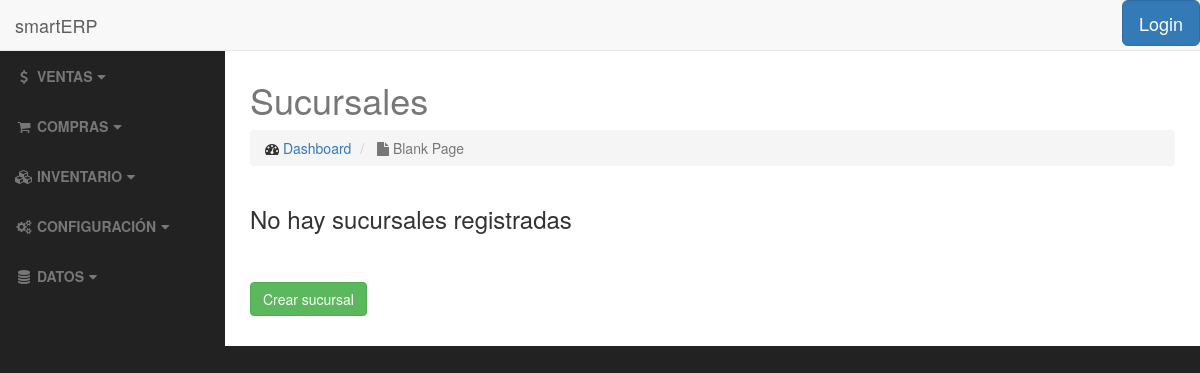
The page /management/branch/ on the database as committed earlier.
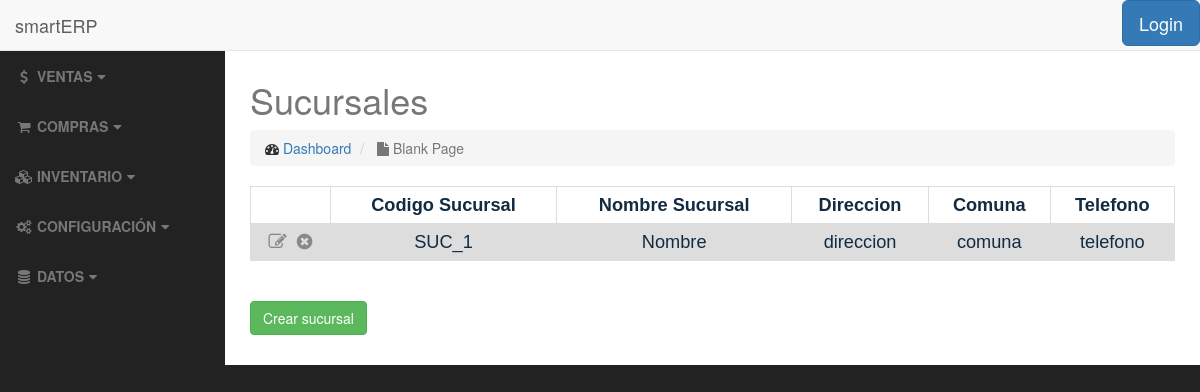
The same page on the database as committed later.
### management/models.py (models this page shows, shortened)
class Branch(models.Model):
    branch_code = models.CharField(max_length=10, verbose_name='Codigo Sucursal', unique='True')
    branch_name = models.CharField(max_length=45)
    branch_address = models.CharField(max_length=100, blank=True)
    branch_comuna = models.CharField(max_length=50, blank=True)
    branch_ciudad = models.CharField(max_length=50, blank=True)
    branch_region = models.CharField(max_length=50, blank=True)
    branch_tel = models.CharField(max_length=50, blank=True)
    is_active = models.BooleanField(default=True)
    class Meta:
        ordering = ['branch_code']

### management/views.py (the view)
class BranchListView(ListView):
    template_name = 'management/branch_list.html'
    def get_queryset(self):
        return Branch.objects.all()

### management/templates/management/branch_list.html (shortened to what this page needs)
{% extends 'base.html' %}
<h2>{% block title %}Sucursales{% endblock %}</h2>
{% block body %}
    <table>
            {% if object_list %}
                <tr>
                    <th></th>
                    <th>Codigo Sucursal</th>
                    <th>Nombre Sucursal</th>
                    <th>Direccion</th>
                    <th>Comuna</th>
                    <th>Telefono</th>
                </tr>
                    {% for branch in object_list %}
                        <tr>
                            <td>
                                <a href="{% url 'management:branch-update' branch.pk %}"><i class="fa fa-pencil-square-o" title="Editar"></i></a>&nbsp;
                                <a href="{% url 'management:branch-delete' branch.pk %}"><i class="fa fa-times-circle" title="Eliminar"></i></a>
                            </td>
                            <td>{{ branch.branch_code }}</td>
                            <td>{{ branch.branch_name }}</td>
                            <td>{{ branch.branch_address }}</td>
                            <td>{{ branch.branch_comuna }}</td>
                            <td>{{ branch.branch_tel }}</td>
                        </tr>
                    {% endfor %}
            {% else %}
                <h3>No hay sucursales registradas</h3>
            {% endif %}
    </table>
    <br>
    <br>
    <a href="{% url 'management:branch-add' %}" class="btn btn-success">Crear sucursal</a>
    <br>
    <br>
{% endblock %}

Rows that differ between the two databases and show on the page:
added Branch: branch_code "SUC_1", branch_name "Nombre", branch_address "direccion", branch_comuna "comuna", branch_tel "telefono"
Other text that changed with them:
text no longer shown: "No hay sucursales registradas"
text now shown: "Codigo Sucursal Nombre Sucursal Direccion Comuna Telefono"
